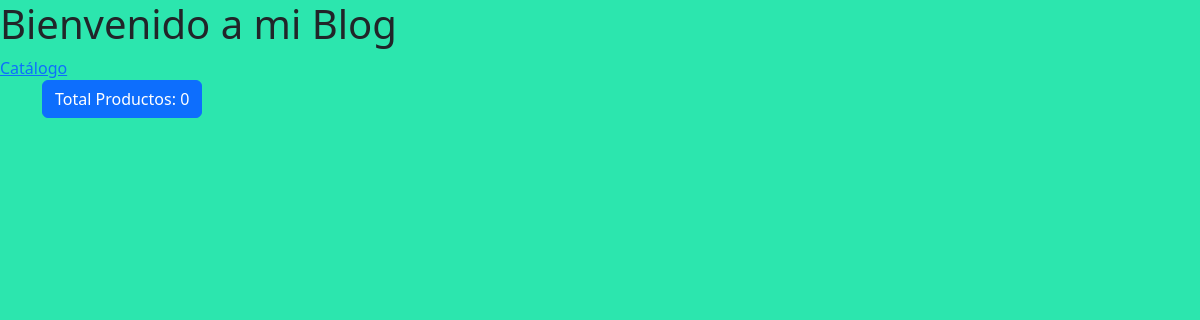
The page /catalogo/ on the database as committed earlier.
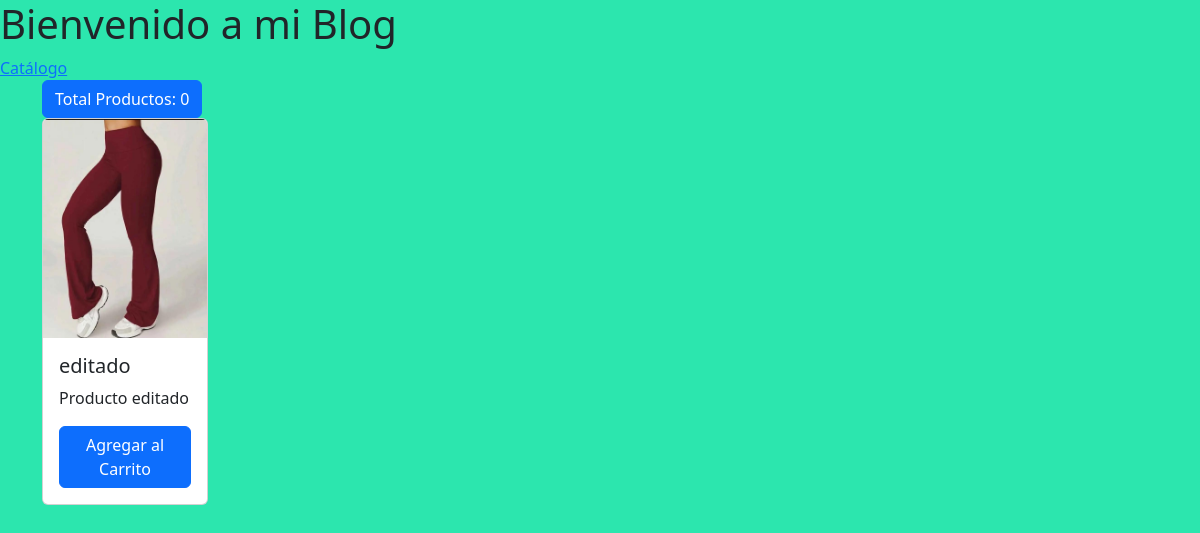
The same page on the database as committed later.
### app/ecomerce/models.py (models this page shows, shortened)
class Producto(models.Model):
    nombre = models.CharField(max_length=100, unique=True)
    descripcion = models.TextField()
    precio = models.DecimalField(max_digits=10, decimal_places=2, default=0)
    categoria = models.ForeignKey(Categoria, on_delete=models.CASCADE, related_name='productos')
    imagen = models.ImageField(upload_to='productos/', null=True, blank=True, help_text="Imagen del producto (opcional)")
    fecha_creacion = models.DateTimeField(auto_now_add=True)
    class Meta:
        verbose_name = "Producto"
        verbose_name_plural = "Productos"

### app/ecomerce/views.py (the view)
# urls.py: path('catalogo/', views.catalogo, name='catalogo'),
def catalogo(request):
    productos = Producto.objects.all().order_by('-id')
    cart = request.session.get('cart', {})# Obtener el carrito de la sesión
    total_productos = sum(item.get('cantidad', 0) for item in cart.values())  # Sumar las cantidades de productos en el carrito
    return render(request, 'catalogo.html', {'productos': productos, 'total_productos': total_productos})

### app/ecomerce/templates/catalogo.html (shortened to what this page needs)
{% extends 'base.html' %}
{% block formularios_user %}
    <button class="btn btn-primary" type="button" id="open-cart">
        <span id="card-count">Total Productos: {{ total_productos }}</span>
    </button>
    <div class="row">
    {% for p in productos %}
        <div class="col-6 col-md-4 col-lg-2 mb-3">
            <div class="card h-100" style="width: 100%;">
                <img src="{{ p.imagen.url }}" class="card-img-top" alt="{{ p.nombre }}">
                <div class="card-body d-flex flex-column">
                    <h5 class="card-title">{{ p.nombre }}</h5>
                    <p class="card-text">{{ p.descripcion }}</p>
                    <button class="btn btn-primary w-100 mt-auto add-to-cart" data-id="{{ p.id }}">
                        Agregar al Carrito
                    </button>
                </div>
            </div>
        </div>
    {% endfor %}
</div>
{% endblock formularios_user %}

Rows that differ between the two databases and show on the page:
added Producto: imagen (picture), nombre "editado", descripcion "Producto editado"
